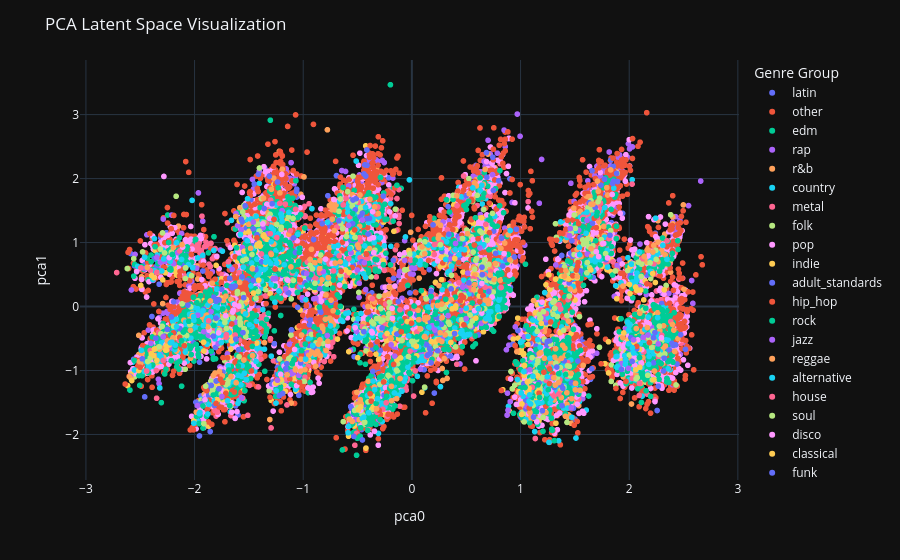

The notebook cell saved with this chart:
### Code cell
import torch

encoder.eval()
with torch.no_grad():
    X_train_tensor = torch.from_numpy(X_train_embedding).float().to(device)
    z_mean, z_log_var = encoder(X_train_tensor)
    latent_space = z_mean.cpu().numpy()

pca = PCA(n_components=2)
X_train_pca = pca.fit_transform(latent_space)

# Convert the data to a pandas DataFrame
df = pd.DataFrame({
    'pca0': X_train_pca[:, 0],
    'pca1': X_train_pca[:, 1],
    'genre_group': y_train_embedding
})

#Original code line: df = pd.DataFrame({'pca0': X_train_pca[:, 0], 'pca1': X_train_pca[:, 1], 'genre_group': y_train_embedding})

# Create a scatter plot using Plotly
fig = px.scatter(df, x='pca0', y='pca1', color='genre_group')

# Add labels and adjust the layout
fig.update_layout(
    title='PCA Latent Space Visualization',
    xaxis_title='pca0',
    yaxis_title='pca1',
    legend_title='Genre Group'
)

# Display the plot
fig.show()

### Figure 1 — Plotly figure (JSON) as saved in the notebook; plotly's stock layout.template omitted (floating-point values rounded to 4 significant figures; data arrays with more than 128 entries replaced by an {"elided": "..."} marker saying what was removed)
{"data": [{"hovertemplate": "genre_group=latin<br>pca0=%{x}<br>pca1=%{y}<extra></extra>", "legendgroup": "latin", "marker": {"color": "#636efa", "symbol": "circle"}, "mode": "markers", "name": "latin", "showlegend": true, "x": {"elided": "501 float values"}, "xaxis": "x", "y": {"elided": "501 float values"}, "yaxis": "y", "type": "scattergl"}, {"hovertemplate": "genre_group=other<br>pca0=%{x}<br>pca1=%{y}<extra></extra>", "legendgroup": "other", "marker": {"color": "#EF553B", "symbol": "circle"}, "mode": "markers", "name": "other", "showlegend": true, "x": {"elided": "5756 float values"}, "xaxis": "x", "y": {"elided": "5756 float values"}, "yaxis": "y", "type": "scattergl"}, {"hovertemplate": "genre_group=edm<br>pca0=%{x}<br>pca1=%{y}<extra></extra>", "legendgroup": "edm", "marker": {"color": "#00cc96", "symbol": "circle"}, "mode": "markers", "name": "edm", "showlegend": true, "x": {"elided": "249 float values"}, "xaxis": "x", "y": {"elided": "249 float values"}, "yaxis": "y", "type": "scattergl"}, {"hovertemplate": "genre_group=rap<br>pca0=%{x}<br>pca1=%{y}<extra></extra>", "legendgroup": "rap", "marker": {"color": "#ab63fa", "symbol": "circle"}, "mode": "markers", "name": "rap", "showlegend": true, "x": {"elided": "1027 float values"}, "xaxis": "x", "y": {"elided": "1027 float values"}, "yaxis": "y", "type": "scattergl"}, {"hovertemplate": "genre_group=r&b<br>pca0=%{x}<br>pca1=%{y}<extra></extra>", "legendgroup": "r&b", "marker": {"color": "#FFA15A", "symbol": "circle"}, "mode": "markers", "name": "r&b", "showlegend": true, "x": {"elided": "770 float values"}, "xaxis": "x", "y": {"elided": "770 float values"}, "yaxis": "y", "type": "scattergl"}, {"hovertemplate": "genre_group=country<br>pca0=%{x}<br>pca1=%{y}<extra></extra>", "legendgroup": "country", "marker": {"color": "#19d3f3", "symbol": "circle"}, "mode": "markers", "name": "country", "showlegend": true, "x": {"elided": "1643 float values"}, "xaxis": "x", "y": {"elided": "1643 float values"}, "yaxis": "y", "type": "scattergl"}, {"hovertemplate": "genre_group=metal<br>pca0=%{x}<br>pca1=%{y}<extra></extra>", "legendgroup": "metal", "marker": {"color": "#FF6692", "symbol": "circle"}, "mode": "markers", "name": "metal", "showlegend": true, "x": {"elided": "1077 float values"}, "xaxis": "x", "y": {"elided": "1077 float values"}, "yaxis": "y", "type": "scattergl"}, {"hovertemplate": "genre_group=folk<br>pca0=%{x}<br>pca1=%{y}<extra></extra>", "legendgroup": "folk", "marker": {"color": "#B6E880", "symbol": "circle"}, "mode": "markers", "name": "folk", "showlegend": true, "x": {"elided": "455 float values"}, "xaxis": "x", "y": {"elided": "455 float values"}, "yaxis": "y", "type": "scattergl"}, {"hovertemplate": "genre_group=pop<br>pca0=%{x}<br>pca1=%{y}<extra></extra>", "legendgroup": "pop", "marker": {"color": "#FF97FF", "symbol": "circle"}, "mode": "markers", "name": "pop", "showlegend": true, "x": {"elided": "5758 float values"}, "xaxis": "x", "y": {"elided": "5758 float values"}, "yaxis": "y", "type": "scattergl"}, {"hovertemplate": "genre_group=indie<br>pca0=%{x}<br>pca1=%{y}<extra></extra>", "legendgroup": "indie", "marker": {"color": "#FECB52", "symbol": "circle"}, "mode": "markers", "name": "indie", "showlegend": true, "x": {"elided": "722 float values"}, "xaxis": "x", "y": {"elided": "722 float values"}, "yaxis": "y", "type": "scattergl"}, {"hovertemplate": "genre_group=adult_standards<br>pca0=%{x}<br>pca1=%{y}<extra></extra>", "legendgroup": "adult_standards", "marker": {"color": "#636efa", "symbol": "circle"}, "mode": "markers", "name": "adult_standards", "showlegend": true, "x": {"elided": "567 float values"}, "xaxis": "x", "y": {"elided": "567 float values"}, "yaxis": "y", "type": "scattergl"}, {"hovertemplate": "genre_group=hip_hop<br>pca0=%{x}<br>pca1=%{y}<extra></extra>", "legendgroup": "hip_hop", "marker": {"color": "#EF553B", "symbol": "circle"}, "mode": "markers", "name": "hip_hop", "showlegend": true, "x": {"elided": "2257 float values"}, "xaxis": "x", "y": {"elided": "2257 float values"}, "yaxis": "y", "type": "scattergl"}, {"hovertemplate": "genre_group=rock<br>pca0=%{x}<br>pca1=%{y}<extra></extra>", "legendgroup": "rock", "marker": {"color": "#00cc96", "symbol": "circle"}, "mode": "markers", "name": "rock", "showlegend": true, "x": {"elided": "2545 float values"}, "xaxis": "x", "y": {"elided": "2545 float values"}, "yaxis": "y", "type": "scattergl"}, {"hovertemplate": "genre_group=jazz<br>pca0=%{x}<br>pca1=%{y}<extra></extra>", "legendgroup": "jazz", "marker": {"color": "#ab63fa", "symbol": "circle"}, "mode": "markers", "name": "jazz", "showlegend": true, "x": [-1.332, -0.9374, 0.1643, 1.169, 0.9065, 1.863, -2.202, 0.1879, -0.9175, 0.4786, 0.8759, 0.5178, -2.28, -0.5158, -1.159, 0.4403, -0.4786, 0.4612, 0.5116, -2.213, 2.032, -2.314, 1.536, 0.4017, -0.3338, 1.054, 0.9047, 1.28, -1.108, 0.8847, 2.096, 1.234, -0.6683, -1.093, 2.099, 0.5965, 0.56, -1.369, 0.02654, -1.873, -1.655, -1.109, -1.422, -0.5655, 0.4544, 1.096, -2.202, 1.968, -1.626, -0.4927, -1.619, -2.156, -1.036, 0.4188, 0.8798, 0.3643, -1.278, 0.5449, -0.1914, 1.52, -0.9041, -0.4842, 2.067, 0.06839, -1.974, -1.98, -2.381, 0.8698, 0.8923, -2.326, -1.782, 1.046, -1.25, 0.07582, 0.4672, -2.192, -2.312, -1.149, -0.06647, -1.149, -1.194, -2.269, 0.4554, 0.6007, -1.569, 0.5619, 0.07758, -2.46, 0.1076, -0.5118, 1.428, 1.505, 1.123, -2.401, 0.482, 0.3549, -2.592, 1.206, -1.603, -0.4805, 1.928, 1.064, 1.614, -1.56, 1.243, 0.6287, 0.6389, 2.205, -1.128], "xaxis": "x", "y": [1.135, -0.3969, -0.3306, -0.1875, -0.4813, 0.1594, -0.6516, -0.2986, 0.5132, 1.703, -1.698, 0.8658, 0.7413, -1.766, -1.151, 1.057, -1.548, 0.3624, 0.3205, -0.5089, 0.679, 0.6909, 1.193, 0.9852, -1.621, -1.558, -1.486, -0.8721, -1.12, -1.621, 0.3118, -0.2053, 1.268, -1.043, 0.9765, 0.4191, -0.1985, 1.231, -0.6739, -0.4483, 0.5821, -1.024, 0.4754, -0.685, -0.06309, -0.87, 0.691, -0.3536, -0.2461, -1.495, 1.452, 0.8424, 0.3067, 0.03798, -1.354, 0.5752, 1.309, -0.3136, -0.5965, 1.192, 0.1192, 0.363, 0.4085, -0.203, -1.551, 0.5976, 0.4089, -0.6762, -0.6032, -0.8421, -0.579, -1.012, -1.217, -0.7595, 0.3023, 0.6684, -0.75, 0.2258, 0.7203, -1.037, 1.499, 0.7055, 0.8965, 0.002761, 1.198, 1.933, -0.9796, 0.5914, -0.7527, -0.3853, 1.087, 0.6511, -1.071, -0.5757, 0.2067, 0.7443, -1.092, -0.1566, 1.265, 0.6701, -0.8909, -1.393, 0.8195, 0.9219, -1.273, 0.3352, -0.263, -0.3236, -0.5889], "yaxis": "y", "type": "scattergl"}, {"hovertemplate": "genre_group=reggae<br>pca0=%{x}<br>pca1=%{y}<extra></extra>", "legendgroup": "reggae", "marker": {"color": "#FFA15A", "symbol": "circle"}, "mode": "markers", "name": "reggae", "showlegend": true, "x": {"elided": "250 float values"}, "xaxis": "x", "y": {"elided": "250 float values"}, "yaxis": "y", "type": "scattergl"}, {"hovertemplate": "genre_group=alternative<br>pca0=%{x}<br>pca1=%{y}<extra></extra>", "legendgroup": "alternative", "marker": {"color": "#19d3f3", "symbol": "circle"}, "mode": "markers", "name": "alternative", "showlegend": true, "x": {"elided": "645 float values"}, "xaxis": "x", "y": {"elided": "645 float values"}, "yaxis": "y", "type": "scattergl"}, {"hovertemplate": "genre_group=house<br>pca0=%{x}<br>pca1=%{y}<extra></extra>", "legendgroup": "house", "marker": {"color": "#FF6692", "symbol": "circle"}, "mode": "markers", "name": "house", "showlegend": true, "x": {"elided": "178 float values"}, "xaxis": "x", "y": {"elided": "178 float values"}, "yaxis": "y", "type": "scattergl"}, {"hovertemplate": "genre_group=soul<br>pca0=%{x}<br>pca1=%{y}<extra></extra>", "legendgroup": "soul", "marker": {"color": "#B6E880", "symbol": "circle"}, "mode": "markers", "name": "soul", "showlegend": true, "x": {"elided": "351 float values"}, "xaxis": "x", "y": {"elided": "351 float values"}, "yaxis": "y", "type": "scattergl"}, {"hovertemplate": "genre_group=disco<br>pca0=%{x}<br>pca1=%{y}<extra></extra>", "legendgroup": "disco", "marker": {"color": "#FF97FF", "symbol": "circle"}, "mode": "markers", "name": "disco", "showlegend": true, "x": [-1.631, 1.541, 1.333, 1.15, -0.3611, -1.057, 2.109, 1.327, -0.9924, -0.3543, -1.335, 0.7788, 0.8995, -1.778, 2.113, 0.6434, -2.126, -0.7949, 2.051, 2.304, -1.176, -1.737, 1.044, -1.714, 2.237, -1.144, -2.233, -0.53, -0.4716, -0.3231, -1.287, -1.308, 1.284, 2.078, -1.264, -2.263, -0.7353, -2.176, 1.569, -1.079, -0.6657, 1.181, 0.5835, 0.5651, -1.372, -1.105, -0.5226, 0.644, -1.651, -1.061, -0.5629, 0.5768, -0.4108, -0.3719, -1.904, -0.182, -1.384, -1.561, 0.7236, -1.029, -1.593, 0.7107, 2.117, -2.11, 0.7387, -1.649, -0.7183, -0.3639, 1.801, 1.698, -1.207, -0.3506, -0.3996, 1.719, 1.197, -0.9735, 1.277, 0.8486, -1.643, 2.184, -0.2913, -1.372, -0.7739, 1.843, 1.765, 1.698, -0.264, 0.2377, -0.2768, 2.047, 1.524, 1.418, 1.758, 2.297, -1.868, -0.3011, -0.1785, -0.242, -0.3886, -0.1123, -0.9031, -1.289, -1.197, -1.056], "xaxis": "x", "y": [0.032, 0.6834, -1.201, -1.803, 1.485, -0.8957, -0.8778, -0.9927, 0.3911, 1.077, 1.597, 0.5578, 0.4929, -0.4121, -0.8845, 0.3603, -0.3087, 0.7403, -0.9192, -0.8538, -0.9318, -1.32, -1.324, -0.143, -1.486, 0.413, 0.7654, 1.697, -1.623, -1.444, 0.978, 1.377, -1.195, -0.5213, -1.212, -0.5975, 0.6745, -0.4811, 1.346, -0.6709, 0.3354, -1.43, 0.3681, 1.049, 1.477, -1.098, -0.3295, -0.1018, -1.096, -1.235, 0.8312, -0.06378, 1.667, -0.39, -1.457, -0.02843, 0.7112, 0.6047, 0.05403, -0.958, 0.007692, 2.021, -0.6728, 0.9297, 0.1483, -0.08752, 1.674, -0.4127, 0.7593, 0.8551, -1.061, 0.8408, 1.573, 0.7803, 0.06893, -0.851, -1.317, 0.8278, -0.0579, -0.271, -1.406, 1.29, -0.6148, 1.752, 0.9845, 1.503, -1.365, 0.713, -0.3373, -0.8001, 0.7997, 1.276, 0.9848, -0.4889, -0.3699, -0.3309, -0.1836, -1.27, 1.057, 0.814, -0.8699, 1.572, 2.065, 1.026], "yaxis": "y", "type": "scattergl"}, {"hovertemplate": "genre_group=classical<br>pca0=%{x}<br>pca1=%{y}<extra></extra>", "legendgroup": "classical", "marker": {"color": "#FECB52", "symbol": "circle"}, "mode": "markers", "name": "classical", "showlegend": true, "x": {"elided": "138 float values"}, "xaxis": "x", "y": {"elided": "138 float values"}, "yaxis": "y", "type": "scattergl"}, {"hovertemplate": "genre_group=funk<br>pca0=%{x}<br>pca1=%{y}<extra></extra>", "legendgroup": "funk", "marker": {"color": "#636efa", "symbol": "circle"}, "mode": "markers", "name": "funk", "showlegend": true, "x": {"elided": "189 float values"}, "xaxis": "x", "y": {"elided": "189 float values"}, "yaxis": "y", "type": "scattergl"}, {"hovertemplate": "genre_group=ambient<br>pca0=%{x}<br>pca1=%{y}<extra></extra>", "legendgroup": "ambient", "marker": {"color": "#EF553B", "symbol": "circle"}, "mode": "markers", "name": "ambient", "showlegend": true, "x": [1.284, 0.4747, -1.426, 1.678, -0.8881, 1.878, 0.1538, 0.609, 0.631, -0.9595, -2.2, 0.6252, 1.17, -2.192, 1.923, -2.195, -1.657, 0.6551, -2.094, 2.259, 2.163, 1.389, -0.651, 0.5249, 1.97, 0.479, 1.215, 2.186, 0.823, 0.4817, 1.277, 1.332, -0.884, -0.1678, -1.679, -0.5269, -0.4825, -1.712, 1.288, -2.137, -2.251, -0.3187, 1.417, -0.003226, 2.069, -1.802, -1.744, -1.123, 1.535, 1.433, -0.9734, 1.268, -1.476, 0.446, 0.1277, 1.314, 1.298, -1.53, 1.529, -1.017, -0.26, -1.028, -0.3647, -0.2321, 1.525, 1.482, -0.218, -0.3849, 1.374, -1.959, 1.266, -2.085, 0.5052, -1.762, -0.4883, -1.269, 1.079, -0.3004, -0.3741, 0.5752, -0.09778, -0.4373, 0.95, 0.4558, -1.722, -1.634, -2.501, -0.4165, 1.513, -1.071, -0.3815, 0.2848, -1.034, -1.26], "xaxis": "x", "y": [0.3383, 0.1433, 1.073, 1.379, -0.7386, -1.28, 0.7203, 1.059, 0.2378, -0.5428, -0.5394, 0.07671, -1.355, -1.011, 0.5208, -0.4129, -0.2728, 0.1725, -0.6124, -0.6874, 0.3542, 1.143, 0.5515, 1.917, -1.17, -0.2866, -1.026, -0.5639, -1.312, 0.826, -0.2411, 1.035, -0.4338, -0.9057, -1.042, 1.198, -1.906, -1.357, 1.047, -0.4826, -0.4768, -1.436, 1.208, -0.2602, -0.6219, -1.515, -1.191, -1.13, 1.296, 1.347, -0.9862, -0.976, -1.007, 0.08884, -0.1493, 0.8673, -1.053, 0.3663, 0.6882, -0.7577, -1.179, 0.4167, 0.3333, -1.345, 0.6272, 0.4801, -1.684, -1.362, 0.5656, -0.2542, -1.205, 0.1508, 0.6543, -1.138, 0.6103, 1.362, -1.585, -1.623, -1.48, 0.9611, -0.3941, 0.6576, -0.6122, 0.1724, -1.611, -1.336, -0.9492, 0.8174, 0.57, -0.8258, -0.7479, 0.6822, -1.18, 0.586], "yaxis": "y", "type": "scattergl"}, {"hovertemplate": "genre_group=punk<br>pca0=%{x}<br>pca1=%{y}<extra></extra>", "legendgroup": "punk", "marker": {"color": "#00cc96", "symbol": "circle"}, "mode": "markers", "name": "punk", "showlegend": true, "x": [-1.598, 2.153, -1.123, 1.352, -1.025, 1.434, -1.038, -2.031, 1.509, -2.205, 0.03098, -1.507, 1.397, -0.3149, -0.4696, -1.828, 1.348, -0.7792, -1.984, -1.493, -1.083, -1.511, 1.313, 0.04487, 2.303, 2.283, -1.015, 0.795, 0.08574, -1.085, -2.085, 0.8079, -0.1288, 1.175, -0.1365, -1.116, -0.1001, 0.8439, -1.093, -0.1258, -1.822, 2.272, 1.041, 0.6415, -0.04551, 1.373, -1.436, -0.851, -1.944, 1.445, -0.1312, 1.459, -0.09844, -1.685, -1.266, 0.2132, 1.255, 2.402, -2.178, -0.3291, -1.957, 1.436, -0.1876, -1.673, 0.02522, -2.037, 1.161, 2.313, 0.2895, 0.5789, 2.085, -1.354, -1.18, -0.9808, -0.3225, 0.627, -0.7975, 0.5781, -0.7425, 0.2289, -1.207, -0.9292, -1.035, -1.214, -1.994, -0.9657, -0.8572, -1.453, -1.149, 2.376, -1.741, -2.222, -2.12, -1.337, 1.487, 1.58, -0.233, 1.179, -1.978, -0.1808, -0.7386, -0.1963, -0.5446, 1.415, 2.272, 2.095, -0.2047, 1.704, 1.7, -1.031, 2.294, 1.982, -1.504, 1.428, -2.102, -2.052, 1.091, 0.8035, -1.101, 2.264, 2.316], "xaxis": "x", "y": [-0.9304, -0.02744, -1.06, -1.05, 1.437, -0.6348, -1.102, -0.7507, -1.12, 0.814, 0.7242, 0.8742, -0.6285, -1.384, -1.896, -1.384, -0.7157, 0.06014, -0.1661, -0.2909, -0.8259, -0.2768, -1.233, -0.4744, -0.05297, -0.5906, -0.6901, 0.5195, 0.2482, -0.8345, -0.3612, 0.1887, -1.092, -1.423, -1.184, 0.9599, -1.071, 0.189, 0.5604, -0.2917, -0.2957, -0.01153, -1.266, -0.03142, -0.8668, -0.6616, -0.3849, -0.008884, -0.3442, -0.557, -1.115, 0.6924, -0.2304, -0.9929, 0.8019, -0.1213, -1.301, -0.8702, -0.6279, -1.515, -0.2382, -0.7628, -1.155, -1.048, -0.8118, -0.3665, -1.225, -0.1561, -0.5708, 0.3207, -0.1602, -0.4764, 0.547, -0.587, -1.316, 2.011, 0.6038, 0.3572, -0.4062, -0.2666, -0.14, 0.4952, 0.8451, 0.9164, -0.2338, 0.3343, -0.4527, -0.7681, 0.7919, -0.3511, -0.03932, -0.4465, -0.5356, 0.4249, -0.3559, 1.357, -1.403, -0.9534, 0.05768, -1.202, -0.2911, -0.2802, 1.453, -1.062, -0.8634, -0.7982, -1.28, 1.474, 1.419, 0.9108, -0.8919, -1.012, -0.9355, -0.5832, -0.3981, -0.2311, -0.9384, 0.5134, -0.8961, -0.6588, -0.1394], "yaxis": "y", "type": "scattergl"}, {"hovertemplate": "genre_group=electronic<br>pca0=%{x}<br>pca1=%{y}<extra></extra>", "legendgroup": "electronic", "marker": {"color": "#ab63fa", "symbol": "circle"}, "mode": "markers", "name": "electronic", "showlegend": true, "x": [-1.97, 0.02661, -1.04, 0.6265, 2.268, 0.4989, 0.5134, 1.612, -0.968, 0.7423, 1.283, -0.7786, -2.289, 2.172, 1.452, -1.459, 0.2868, -1.237, -1.162, -1.253, -0.437, -0.8155, -1.848, -0.9588, 0.3339, 1.994, 0.2116, 0.2813, 2.04, -0.0129, -0.5021, -1.568, -0.8843, -1.914, -1.106, 1.035, 0.9512, 1.325, -2.348, -0.4551, -0.5822, 2.128, -0.5597, -1.749, -1.277, -0.1587, 1.086, 1.467, 1.458, -0.0009319], "xaxis": "x", "y": [-0.1352, 0.5949, -1.074, 0.9148, -0.5836, -0.1894, 0.5219, 1.349, 0.5179, 2.061, -1.106, -0.4541, -0.4737, -0.4452, 1.107, 1.32, 1.322, -1.151, 0.2764, 0.4375, 0.6849, 0.546, -0.07922, -0.7216, -0.1414, -0.967, -0.3676, -0.513, -0.5213, 0.5103, 0.5703, -1.423, 0.1277, -0.3929, -1.053, -0.475, -0.3176, 0.65, 0.7717, 1.351, 1.27, -0.4814, 0.839, -1.407, 0.4363, -0.7741, -0.9886, -1.583, 1.219, 0.602], "yaxis": "y", "type": "scattergl"}, {"hovertemplate": "genre_group=gospel<br>pca0=%{x}<br>pca1=%{y}<extra></extra>", "legendgroup": "gospel", "marker": {"color": "#FFA15A", "symbol": "circle"}, "mode": "markers", "name": "gospel", "showlegend": true, "x": {"elided": "149 float values"}, "xaxis": "x", "y": {"elided": "149 float values"}, "yaxis": "y", "type": "scattergl"}, {"hovertemplate": "genre_group=christian<br>pca0=%{x}<br>pca1=%{y}<extra></extra>", "legendgroup": "christian", "marker": {"color": "#19d3f3", "symbol": "circle"}, "mode": "markers", "name": "christian", "showlegend": true, "x": [-0.5709, -0.9531, -0.357, -1.951, -0.7494, 0.4841, -0.9125, 1.115, -1.132, -2.006, 0.4506, 0.3658, 2.02, 0.45, -0.4267, -0.4427, -1.295, -2.178, 2.03, 0.6119, -1.244, 1.083, -0.9782, -2.208, -1.293, 1.995, 0.3106, 1.245, 2.007, 1.07, -0.3972, 1.994, -0.3428, 1.006, 1.611, 1.544, -1.797, 2.18, -2.009, -2.222, -2.166, 1.093, 1.997, 1.966, 2.041, 0.3997, 2.095, -1.919, -1.922, 0.56, -2.323, -1.345, -1.494, -1.551, -0.3164], "xaxis": "x", "y": [0.9068, -0.5058, -1.164, -1.656, -0.3034, 0.8872, -0.6113, -1.092, 1.471, -0.2152, 0.899, 0.6325, 0.6628, -0.4141, 1.549, -1.73, 1.012, -0.6042, -0.6491, -0.03462, 0.677, -1.382, -0.8223, -0.5569, 0.3405, -0.3702, 0.7366, -1.099, -0.2799, -0.4658, -1.661, -0.5825, -1.3, -1.351, 1.475, 0.8093, 0.2717, -0.9043, -0.1585, -0.5676, -0.3138, -1.522, -0.371, -0.8385, -0.7253, 0.8862, 0.8532, -0.2966, -0.06426, 1.854, -0.7554, 0.6936, -0.2842, 0.6176, -1.441], "yaxis": "y", "type": "scattergl"}], "layout": {"xaxis": {"anchor": "y", "domain": [0.0, 1.0], "title": {"text": "pca0"}}, "yaxis": {"anchor": "x", "domain": [0.0, 1.0], "title": {"text": "pca1"}}, "legend": {"title": {"text": "Genre Group"}, "tracegroupgap": 0}, "margin": {"t": 60}, "title": {"text": "PCA Latent Space Visualization"}}}
